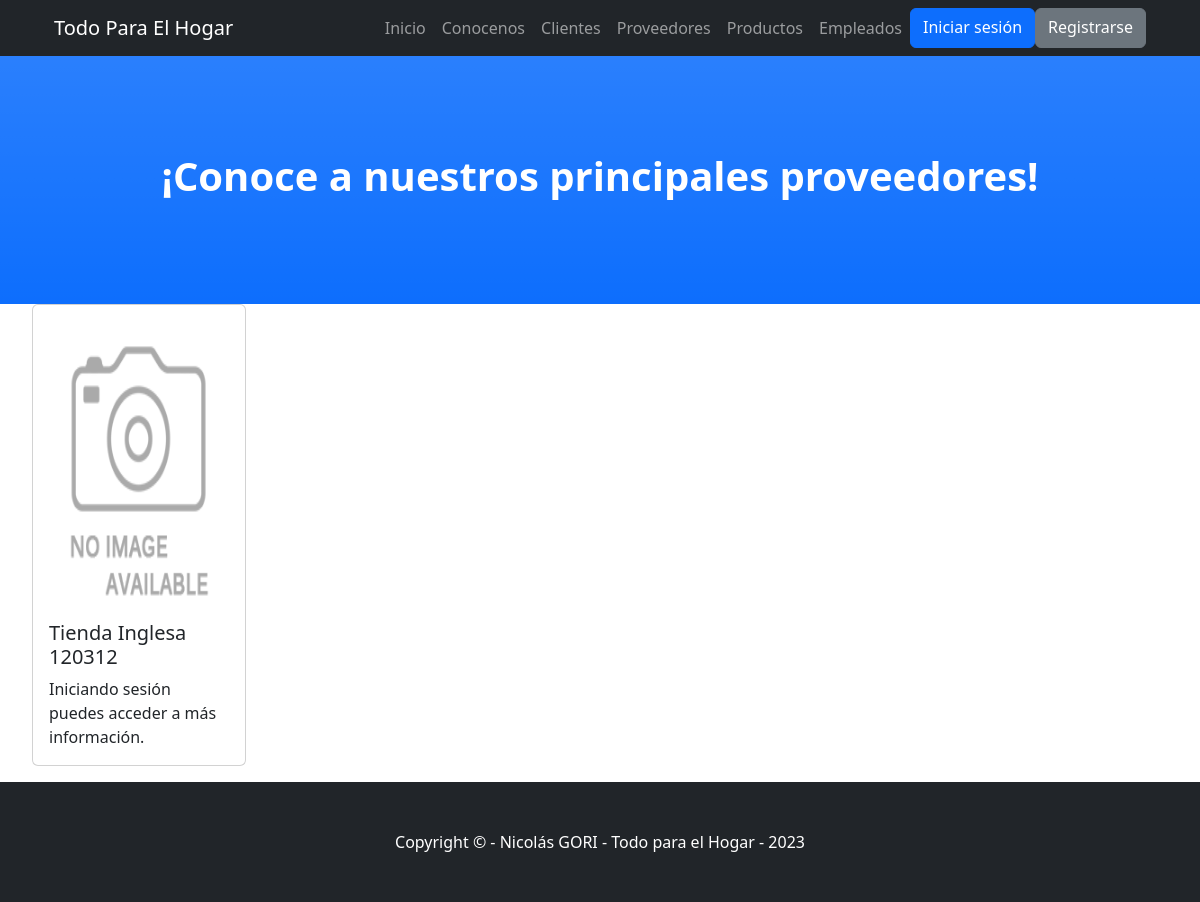
The page /SupermercadoApp/proveedor/list on the database as committed earlier.
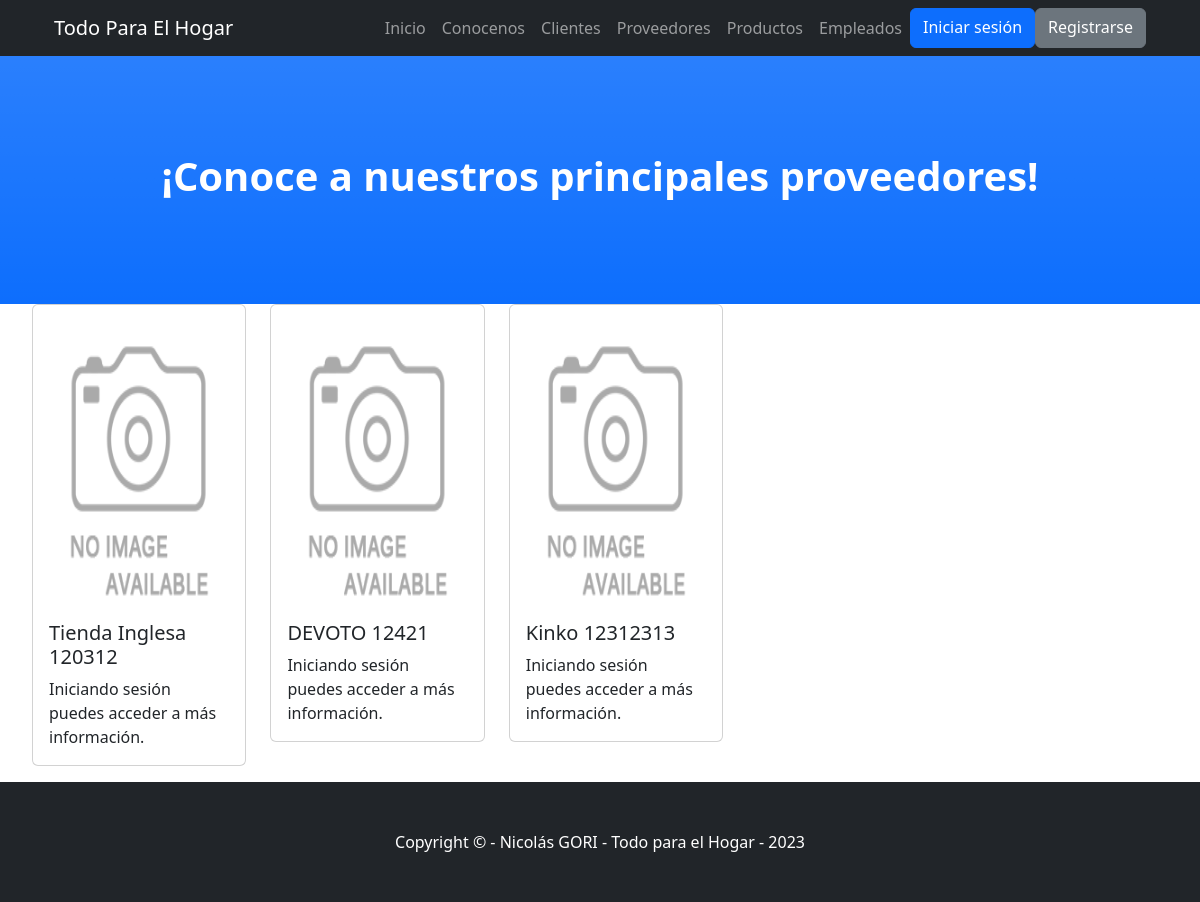
The same page on the database as committed later.
### SupermercadoApp/models.py (models this page shows, shortened)
class Proveedor(models.Model):
    nombre = models.CharField(max_length=20)
    rut = models.IntegerField()
    categoria_producto = models.CharField(max_length=20)
    domicilio = models.CharField(max_length=40)
    imagen = models.ImageField(upload_to='proveedores', null=True, blank = True)

### SupermercadoApp/views.py (the view)
# urls.py: path('proveedor/list', ProveedorList.as_view(), name="Proveedores_List"),
class ProveedorList(ListView):
    model = Proveedor
    template_name = "SupermercadoApp/proveedor-list.html"

### SupermercadoApp/context_processor.py (called while the page is built)
def custom_user(request):
    context = auth(request)
    user = context["user"]
    if user.is_authenticated:
        avatar = Avatar.objects.filter(user=request.user.id)
        if len(avatar) > 0:
            context["user_avatar"] = avatar[0]
        else: context["user_avatar"] = ""
    return context

### SupermercadoApp/templates/SupermercadoApp/proveedor-list.html (shortened to what this page needs)
{% extends "SupermercadoApp/main.html" %}
{% load static %}
{% block titulo %}
    <h1 class="fw-bolder">¡Conoce a nuestros principales proveedores!</h1>
{% endblock %}
{% block contenidosQueVarian %}
    <ul>
        <div class="row row-cols-1 row-cols-md-5 g-4">
            {% for proveedor in object_list %}
                <div class="col">
                    <div class="card">
                        <div class="card-body">
                            {% if request.user.is_authenticated %}
                                {% if proveedor.imagen %}
                                    <img src="{{ proveedor.imagen.url }}" height="300em" alt="" class="card-img-top">
                                {% else %}
                                    <img src="../../media/proveedores/proveedor_default.png" height="300em" alt="" class="card-img-top">
                                {% endif %}
                            {% else %}
                                <img src="../../media/proveedores/proveedor_default.png" height="300em" alt="" class="card-img-top">
                            {% endif %}
                            <h5 class="card-title">{{ proveedor.nombre }} {{ proveedor.rut }}</h5>
                            {% if request.user.is_authenticated %}
                                <p class="card-text">Haz click en "Ver más" para acceder a toda la información.</p>
                                <a href="{% url 'Proveedor_Detail' proveedor.id %}" class="btn btn-primary">Ver más</a>
                                    {% if request.user.is_staff %}
                                        <a href="{% url 'Proveedor_Edit' proveedor.id %}" class="btn btn-primary">Editar</a>
                                        <a href="{% url 'Proveedor_Delete' proveedor.id %}" class="btn btn-secondary">Borrar</a>
                                    {% endif %}
                                {% else %}
                                <p class="card-text">Iniciando sesión puedes acceder a más información.</p>
                            {% endif %}
                        </div>
                    </div>
                </div>
            {% endfor %}
        </div>
    </ul>
{% endblock %}

Rows that differ between the two databases and show on the page:
added Proveedor: nombre "DEVOTO", rut "12421"
added Proveedor: nombre "Kinko", rut "12312313"
